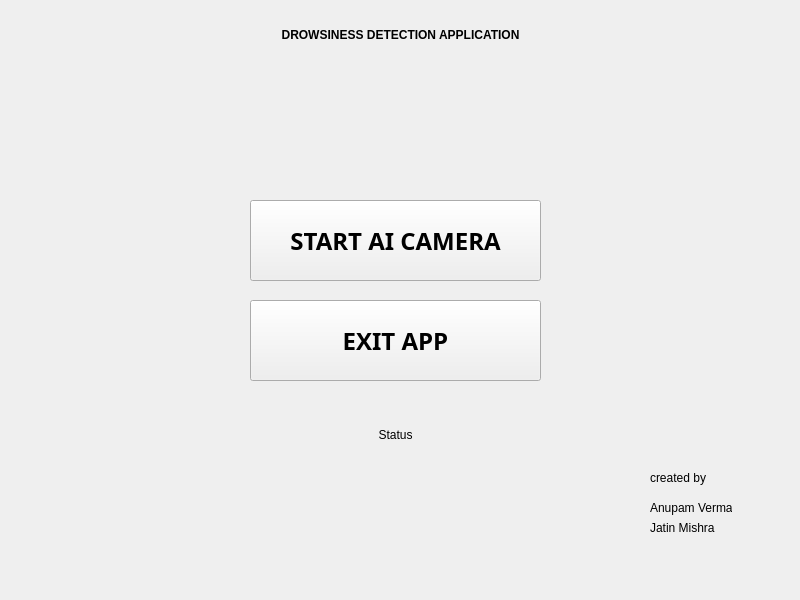
<?xml version="1.0" encoding="UTF-8"?>
<ui version="4.0">
 <class>MainWindow</class>
 <widget class="QMainWindow" name="MainWindow">
  <property name="geometry">
   <rect>
    <x>0</x>
    <y>0</y>
    <width>800</width>
    <height>600</height>
   </rect>
  </property>
  <property name="windowTitle">
   <string>MainWindow</string>
  </property>
  <widget class="QWidget" name="centralwidget">
   <widget class="QPushButton" name="launchBtn">
    <property name="geometry">
     <rect>
      <x>250</x>
      <y>200</y>
      <width>291</width>
      <height>81</height>
     </rect>
    </property>
    <property name="font">
     <font>
      <family>Segoe UI Black</family>
      <pointsize>18</pointsize>
      <bold>true</bold>
     </font>
    </property>
    <property name="text">
     <string>START AI CAMERA</string>
    </property>
   </widget>
   <widget class="QLabel" name="label_heading">
    <property name="geometry">
     <rect>
      <x>40</x>
      <y>20</y>
      <width>721</width>
      <height>31</height>
     </rect>
    </property>
    <property name="text">
     <string>&lt;html&gt;&lt;head/&gt;&lt;body&gt;&lt;p align=&quot;center&quot;&gt;&lt;span style=&quot; font-weight:700;&quot;&gt;DROWSINESS DETECTION APPLICATION&lt;/span&gt;&lt;/p&gt;&lt;/body&gt;&lt;/html&gt;</string>
    </property>
   </widget>
   <widget class="QLabel" name="label_creators">
    <property name="geometry">
     <rect>
      <x>650</x>
      <y>470</y>
      <width>56</width>
      <height>16</height>
     </rect>
    </property>
    <property name="text">
     <string>created by</string>
    </property>
   </widget>
   <widget class="QLabel" name="label_name1">
    <property name="geometry">
     <rect>
      <x>650</x>
      <y>500</y>
      <width>82</width>
      <height>16</height>
     </rect>
    </property>
    <property name="text">
     <string>Anupam Verma</string>
    </property>
   </widget>
   <widget class="QLabel" name="label_name2">
    <property name="geometry">
     <rect>
      <x>650</x>
      <y>520</y>
      <width>82</width>
      <height>16</height>
     </rect>
    </property>
    <property name="text">
     <string>Jatin Mishra</string>
    </property>
   </widget>
   <widget class="QLabel" name="label_status">
    <property name="geometry">
     <rect>
      <x>250</x>
      <y>420</y>
      <width>291</width>
      <height>31</height>
     </rect>
    </property>
    <property name="text">
     <string>&lt;html&gt;&lt;head/&gt;&lt;body&gt;&lt;p align=&quot;center&quot;&gt;Status&lt;/p&gt;&lt;/body&gt;&lt;/html&gt;</string>
    </property>
   </widget>
   <widget class="QPushButton" name="exitBtn">
    <property name="geometry">
     <rect>
      <x>250</x>
      <y>300</y>
      <width>291</width>
      <height>81</height>
     </rect>
    </property>
    <property name="font">
     <font>
      <family>Segoe UI Black</family>
      <pointsize>18</pointsize>
      <bold>true</bold>
     </font>
    </property>
    <property name="text">
     <string>EXIT APP</string>
    </property>
   </widget>
  </widget>
  <widget class="QMenuBar" name="menubar">
   <property name="geometry">
    <rect>
     <x>0</x>
     <y>0</y>
     <width>800</width>
     <height>22</height>
    </rect>
   </property>
  </widget>
 </widget>
 <resources/>
 <connections/>
</ui>
